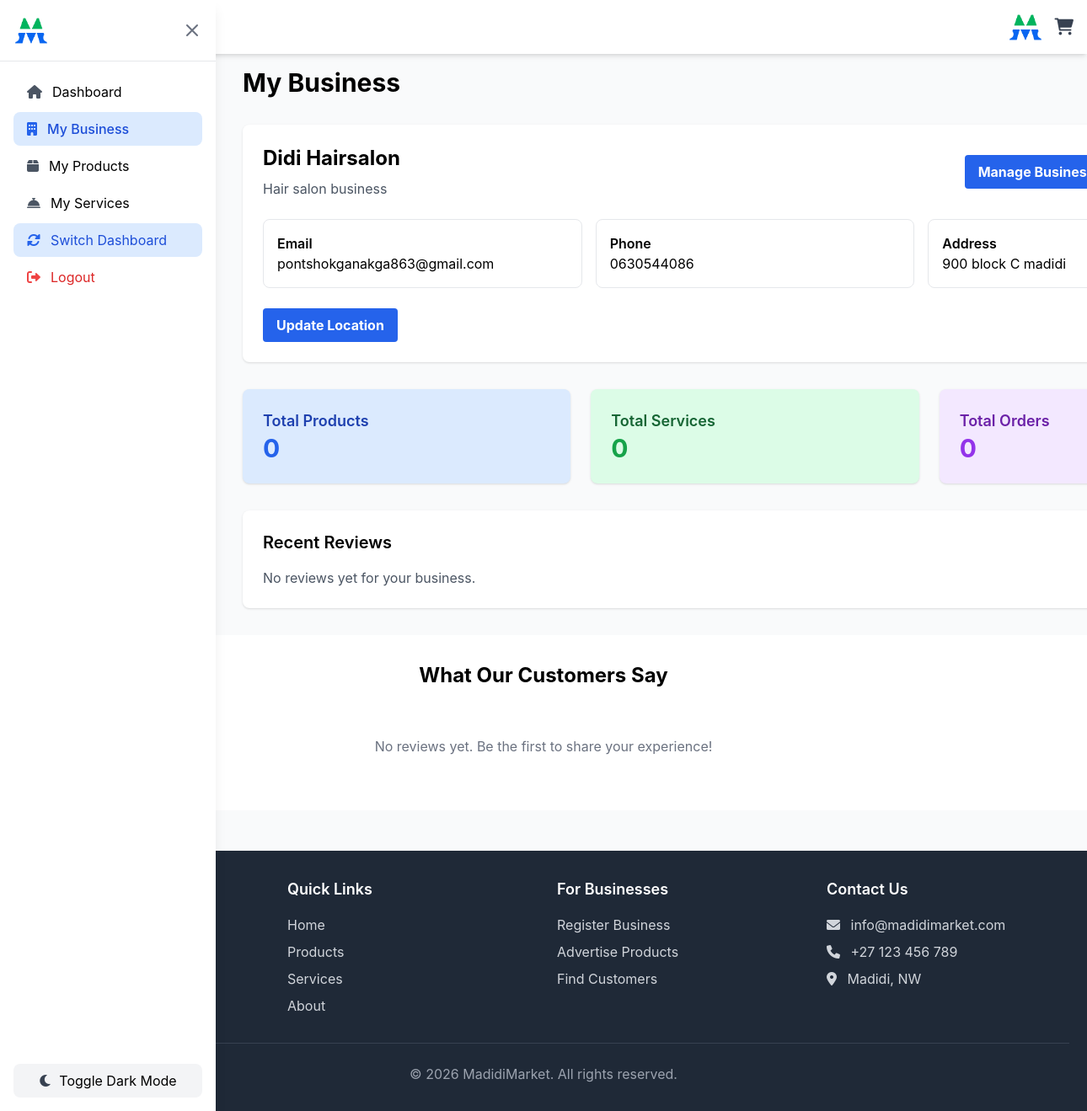
Page /business/my-business/ (signed in) on the committed database.
### marketplace/models.py (models this page shows, shortened)
class Business(models.Model):
    owner = models.ForeignKey(User, on_delete=models.CASCADE, related_name='businesses')
    name = models.CharField(max_length=200)
    description = models.TextField()
    address = models.TextField()
    phone_number = models.CharField(max_length=15)
    email = models.EmailField()
    logo = models.ImageField(upload_to='business_logos/', blank=True, null=True)
    latitude = models.DecimalField(max_digits=9, decimal_places=6, blank=True, null=True, help_text="Latitude for map location")
    longitude = models.DecimalField(max_digits=9, decimal_places=6, blank=True, null=True, help_text="Longitude for map location")
    is_active = models.BooleanField(default=True)
    created_at = models.DateTimeField(auto_now_add=True)
    updated_at = models.DateTimeField(auto_now=True)

### marketplace/middleware.py (the view)
    def wrapper(request, *args, **kwargs):
        if not request.user.is_authenticated:
            messages.error(request, 'You need to log in to access this page.')
            return redirect('login')
        try:
            user_profile = UserProfile.objects.get(user=request.user)
            if user_profile.user_type != 'business_owner' or not user_profile.is_approved:
                messages.error(request, 'Access denied. Business owner privileges required.')
                return redirect('marketplace:home')
        except UserProfile.DoesNotExist:
            messages.error(request, 'User profile not found.')
            return redirect('marketplace:home')
        return view_func(request, *args, **kwargs)

### marketplace/context_processors.py (called while the page is built)
def cart_context(request):
    if request.user.is_authenticated:
        try:
            cart = Cart.objects.get(customer=request.user)
            cart_items_count = cart.items.count()
        except Cart.DoesNotExist:
            cart = None
            cart_items_count = 0
        return {
            'cart': cart,
            'cart_items_count': cart_items_count,
        }
    else:
        return {
            'cart': None,
            'cart_items_count': 0,
        }

def review_context(request):
    from django.db.models import Count, Q
    recent_reviews = Review.objects.select_related('reviewer', 'business').annotate(
        num_likes=Count('review_likes', filter=Q(review_likes__is_like=True)),
        num_dislikes=Count('review_likes', filter=Q(review_likes__is_like=False))
    ).order_by('-created_at')[:6]
    return {
        'recent_reviews': recent_reviews,
    }

def admin_notification_context(request):
    if request.user.is_authenticated and (request.user.is_staff or hasattr(request.user, 'userprofile') and request.user.userprofile.user_type == 'admin'):
        from .models import UserProfile
        pending_approvals = UserProfile.objects.filter(
            user_type='business_owner',
            is_approved=False
        ).count()
        return {
            'pending_approvals_count': pending_approvals,
        }
    else:
        return {
            'pending_approvals_count': 0,
        }

### marketplace/templates/marketplace/my_business.html (shortened to what this page needs)
{% extends 'marketplace/base.html' %}
{% load static %}
{% block content %}
<div class="container mx-auto px-4">
    <h1 class="text-3xl font-bold mb-8">My Business</h1>
    {% if business %}
        <div class="bg-white p-6 rounded-lg shadow mb-8">
            <div class="flex flex-col md:flex-row md:items-center md:justify-between">
                <div>
                    <h2 class="text-2xl font-bold">{{ business.name }}</h2>
                    <p class="text-gray-600 mt-2">{{ business.description }}</p>
                </div>
                <div class="mt-4 md:mt-0 flex space-x-2">
                    <a href="{% url 'marketplace:business_dashboard' %}" class="btn-primary px-4 py-2">Manage Business</a>
                </div>
            </div>
            <div class="grid grid-cols-1 md:grid-cols-2 lg:grid-cols-3 gap-4 mt-6">
                <div class="border rounded-lg p-4">
                    <h3 class="font-semibold">Email</h3>
                    <p>{{ business.email|default:"Not provided" }}</p>
                </div>
                <div class="border rounded-lg p-4">
                    <h3 class="font-semibold">Phone</h3>
                    <p>{{ business.phone_number|default:"Not provided" }}</p>
                </div>
                <div class="border rounded-lg p-4">
                    <h3 class="font-semibold">Address</h3>
                    <p>{{ business.address|default:"Not provided" }}</p>
                </div>
            </div>
            <div class="mt-6">
                <button type="button" onclick="toggleLocationForm()" class="btn-primary px-4 py-2">
                    Update Location
                </button>
            </div>
        </div>
        <div class="grid grid-cols-1 md:grid-cols-3 gap-6 mb-8">
            <div class="bg-blue-100 p-6 rounded-lg shadow">
                <h3 class="text-lg font-semibold text-blue-800">Total Products</h3>
                <p class="text-3xl font-bold text-blue-600">{{ total_products }}</p>
            </div>
            <div class="bg-green-100 p-6 rounded-lg shadow">
                <h3 class="text-lg font-semibold text-green-800">Total Services</h3>
                <p class="text-3xl font-bold text-green-600">{{ total_services }}</p>
            </div>
            <div class="bg-purple-100 p-6 rounded-lg shadow">
                <h3 class="text-lg font-semibold text-purple-800">Total Orders</h3>
                <p class="text-3xl font-bold text-purple-600">{{ total_orders }}</p>
            </div>
        </div>
        <div class="bg-white p-6 rounded-lg shadow">
            <h2 class="text-xl font-semibold mb-4">Recent Reviews</h2>
            {% if recent_reviews %}
                <div class="space-y-4">
                    {% for review in recent_reviews %}
                    <div class="border-b pb-4 last:border-b-0 last:pb-0">
                        <div class="flex justify-between items-start">
                            <div>
                                <h4 class="font-medium">{{ review.reviewer.username }}</h4>
                                <div class="flex items-center mt-1">
                                    {% for i in "12345" %}
                                        {% if forloop.counter <= review.rating %}
                                            <svg class="w-5 h-5 text-yellow-400" fill="currentColor" viewBox="0 0 20 20">
                                                <path d="M9.049 2.927c.3-.921 1.603-.921 1.902 0l1.07 3.292a1 1 0 00.95.69h3.462c.969 0 1.371 1.24.588 1.81l-2.8 2.034a1 1 0 00-.364 1.118l1.07 3.292c.3.921-.755 1.688-1.54 1.118l-2.8-2.034a1 1 0 00-1.175 0l-2.8 2.034c-.784.57-1.838-.197-1.539-1.118l1.07-3.292a1 1 0 00-.364-1.118L2.98 8.72c-.783-.57-.38-1.81.588-1.81h3.461a1 1 0 00.951-.69l1.07-3.292z" />
                                            </svg>
                                        {% else %}
                                            <svg class="w-5 h-5 text-gray-300" fill="currentColor" viewBox="0 0 20 20">
                                                <path d="M9.049 2.927c.3-.921 1.603-.921 1.902 0l1.07 3.292a1 1 0 00.95.69h3.462c.969 0 1.371 1.24.588 1.81l-2.8 2.034a1 1 0 00-.364 1.118l1.07 3.292c.3.921-.755 1.688-1.54 1.118l-2.8-2.034a1 1 0 00-1.175 0l-2.8 2.034c-.784.57-1.838-.197-1.539-1.118l1.07-3.292a1 1 0 00-.364-1.118L2.98 8.72c-.783-.57-.38-1.81.588-1.81h3.461a1 1 0 00.951-.69l1.07-3.292z" />
                                            </svg>
                                        {% endif %}
                                    {% endfor %}
                                    <span class="ml-2 text-sm text-gray-600">{{ review.created_at|date:"M d, Y" }}</span>
                                </div>
                            </div>
                        </div>
                        {% if review.comment %}
                            <p class="mt-2 text-gray-700">{{ review.comment }}</p>
                        {% else %}
                            <p class="mt-2 text-gray-500 italic">No comment provided</p>
                        {% endif %}
                    </div>
                    {% endfor %}
                </div>
            {% else %}
                <p class="text-gray-600">No reviews yet for your business.</p>
            {% endif %}
        </div>
    {% endif %}
</div>
<link rel="stylesheet" href="https://unpkg.com/leaflet@1.9.4/dist/leaflet.css" />
{% endblock %}

### rows in the picture
Business: name "Didi Hairsalon", description "Hair salon business", email "pontshokganakga863@gmail.com", phone_number "0630544086", address "900 block C madidi"

### other values in the picture
{{ total_products }} "0"
{{ total_services }} "0"
{{ total_orders }} "0"
